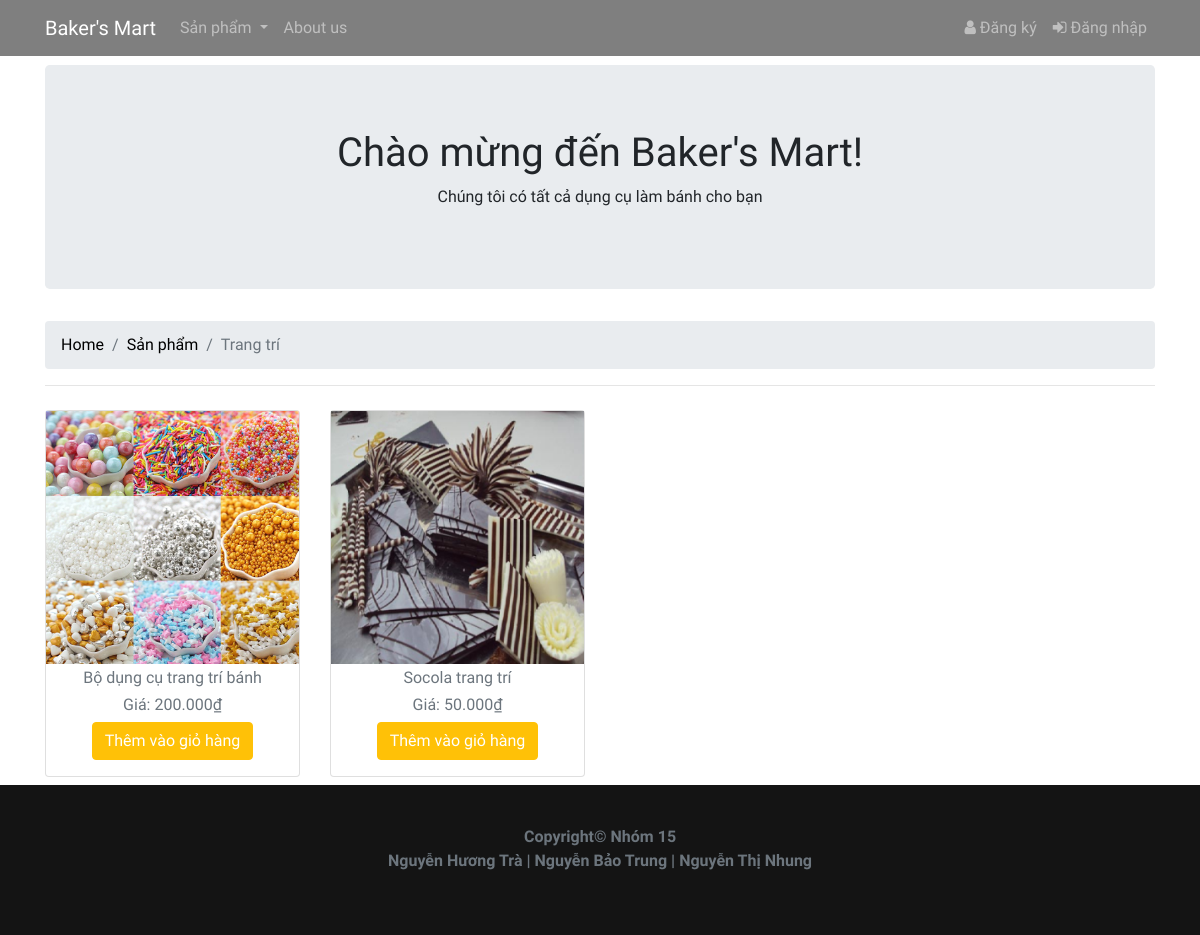
The page /category-decorate.php on the database its author committed.
### tables this page shows
CREATE TABLE `products` (
  `id` int(11) NOT NULL,
  `name` varchar(30) DEFAULT NULL,
  `price` int(20) NOT NULL,
  `image` varchar(255) NOT NULL,
  `brand` varchar(50) NOT NULL
);

### category-decorate.php (the view, shortened to what this page needs)
<?php
require("includes/common.php");
$category = isset($_GET['category']) ? $_GET['category'] : '';
$query = "SELECT DISTINCT brand, id, name, price, image FROM products WHERE brand = 'trangtri'" . ($category ? " AND category = '$category'" : "");
$result = mysqli_query($con, $query);
?>
<!DOCTYPE html>
<html lang="en">
<head>
    <link rel="stylesheet" href="https://stackpath.bootstrapcdn.com/bootstrap/4.1.3/css/bootstrap.min.css">
    <link href="https://stackpath.bootstrapcdn.com/font-awesome/4.7.0/css/font-awesome.min.css" rel="stylesheet">
    <link rel="stylesheet" href="style.css">
</head>
<body>
<?php
include 'includes/header_menu.php';
include 'includes/check-if-added.php';
?>
<div class="container" style="margin-top:65px">
    <div class="jumbotron text-center">
        <h1>Chào mừng đến Baker's Mart!</h1>
        <p>Chúng tôi có tất cả dụng cụ làm bánh cho bạn</p>
    </div>
    <nav aria-label="breadcrumb">
        <ol class="breadcrumb">
            <li class="breadcrumb-item"><a href="index.php">Home</a></li>
            <li class="breadcrumb-item"><a href="products.php">Sản phẩm</a></li>
            <li class="breadcrumb-item active" aria-current="page">Trang trí</li>
        </ol>
    </nav>
    <hr/>
    <div class="row text-center" id="products">
        <?php while ($row = mysqli_fetch_assoc($result)) { ?>
            <div class="col-md-3 col-6 py-2">
                <div class="card">
                    <img src="images/<?php echo $row['image']; ?>" alt="" class="img-fluid pb-1">
                    <div class="figure-caption">
                        <h6><?php echo $row['name']; ?></h6>
                        <h6>Giá: <?php echo number_format($row['price'], 0, ',', '.'); ?>₫</h6>
                        <?php if (!isset($_SESSION['email'])) { ?>
                            <p><a href="index.php#login" role="button" class="btn btn-warning text-white">Thêm vào giỏ hàng</a></p>
                        <?php } else {
                            if (check_if_added_to_cart($row['id'])) {
                                echo '<p><a href="#" class="btn btn-warning text-white" disabled>Added to cart</a></p>';
                            } else { ?>
                                <p><a href="cart-add.php?id=<?php echo $row['id']; ?>" class="btn btn-warning text-white">Thêm vào giỏ hàng</a></p>
                            <?php }
                        } ?>
                    </div>
                </div>
            </div>
        <?php } ?>
    </div>
</div>
 <?php include 'includes/footer.php' ?>
</body>
</html>

### style.css (style rules this page uses)
html { position: relative; min-height: 100%; }
body { overflow-x:hidden; max-width: 100%; margin:0; margin-bottom: 150px; }
body, h1, h2, h3, h4, h5, h6 { font-family: 'Andika'; }
.container a { color:black; }

### rows shown on the page
products: image (picture), name "Bộ dụng cụ trang trí bánh", price "200.000"
products: image (picture), name "Socola trang trí", price "50.000"
